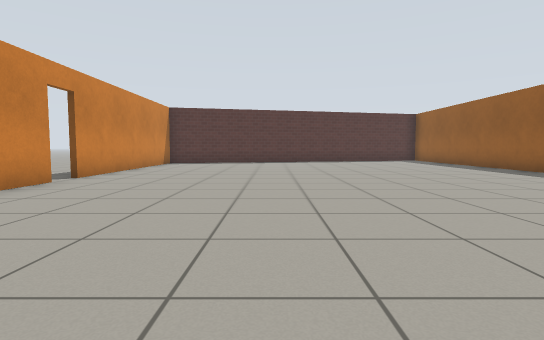
[1] (above)

12 first-person views from a walk through a robot-simulator world made for Gazebo. The camera is 0.72 m above the floor, tilts 4° down and sees 80° across. The floor is counted in squares, 1 m on a side. Each view is taken from the middle of a square. On the plan, view 1 faces up. The plan holds only what a view shows up to about 10 squares ahead; the rest is blank. Gazebo's built-in surfaces are drawn with simple patterns.

[2]
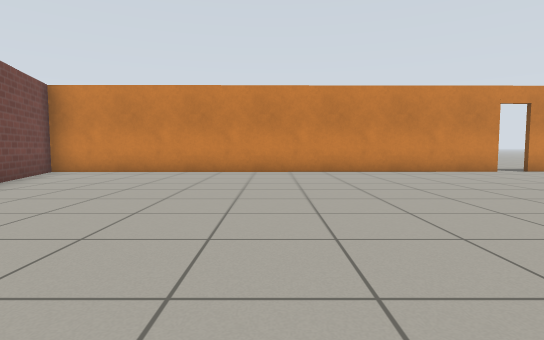

[3]
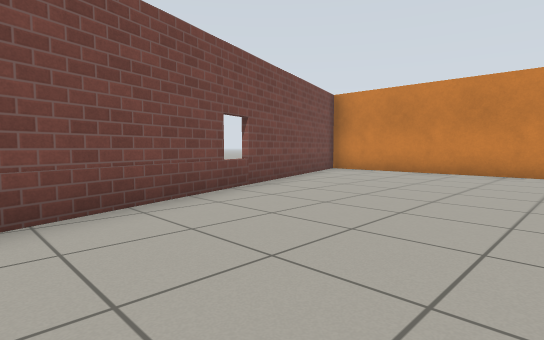

[4]
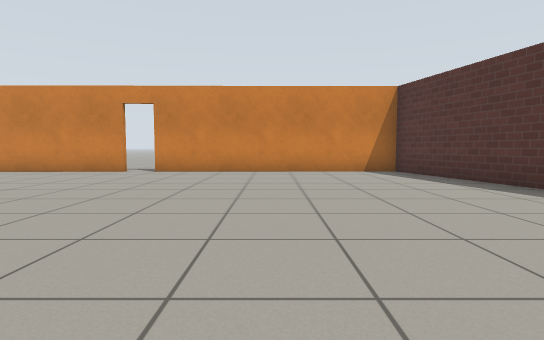

[5]
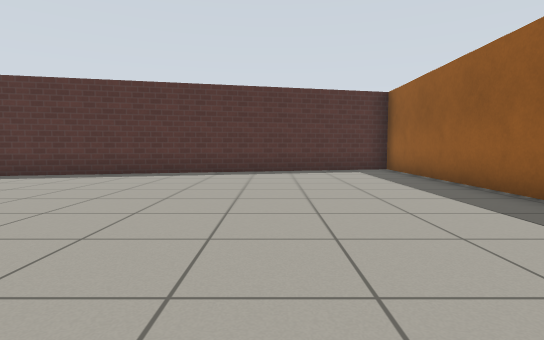

[6]
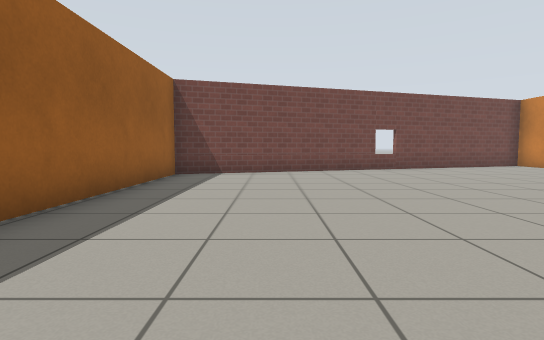

[7]
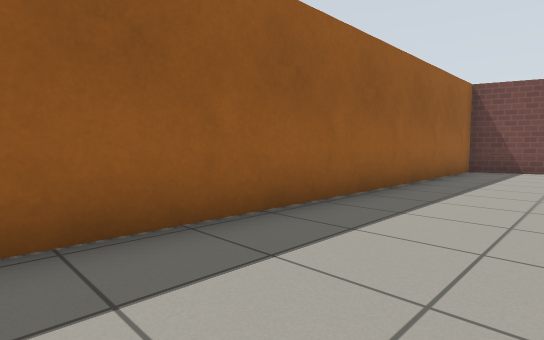

[8]
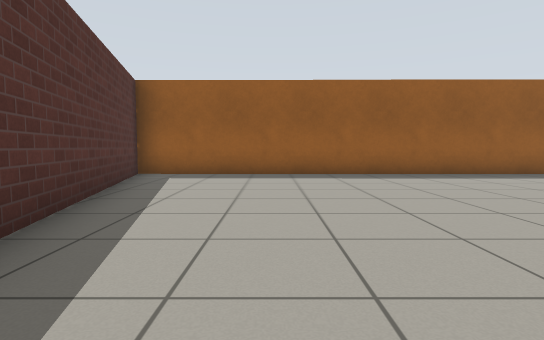

[9]
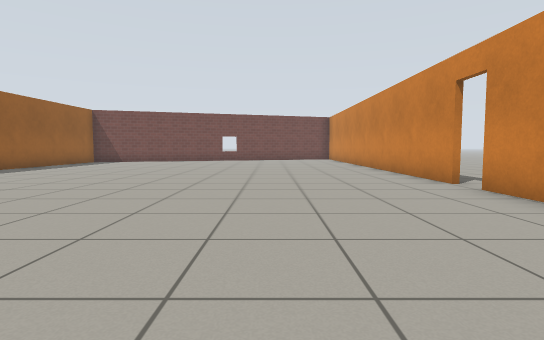

[10]
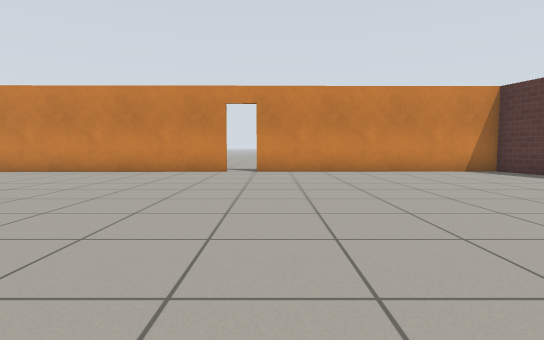

[11]
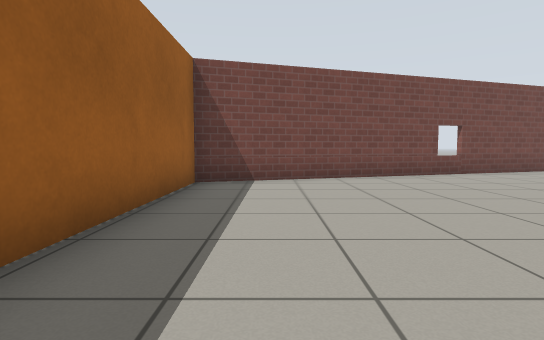

[12]
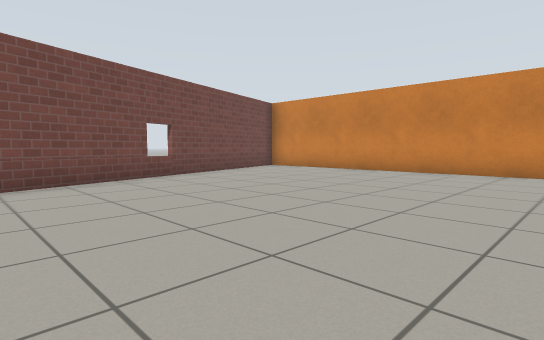

### Floor plan
Points are (right, up) in squares from view 1. A wall is a line through its corners. A room is listed if a view was taken in it or the views show most of it. See-through windows are left out.
Room 1 (views 1, 2, 3, 4, 5, 6, 7, 8, 9, 10, 11, 12)
walls: (-4.5, 6.8) (-4.4, -6.4) (7.6, -2.6) (7.8, 17.6) (-4.6, 14.7) (-4.5, 7.5)
ways out: open door at (-5, 7)

Where each view was taken, in squares from view 1:
view 1: 0 up, 0 right, facing up
view 2: 0 up, 5 right, facing left
view 3: 0 up, 5 right, facing down-left
view 4: 11 up, 5 right, facing left
view 5: 7 up, 4 right, facing up
view 6: 6 up, 5 right, facing down
view 7: 8 up, 5 right, facing down-right
view 8: 14 up, 1 left, facing right
view 9: 13 up, 1 left, facing down
view 10: 8 up, 5 right, facing left
view 11: 4 up, 6 right, facing down
view 12: 3 up, 5 right, facing down-left
